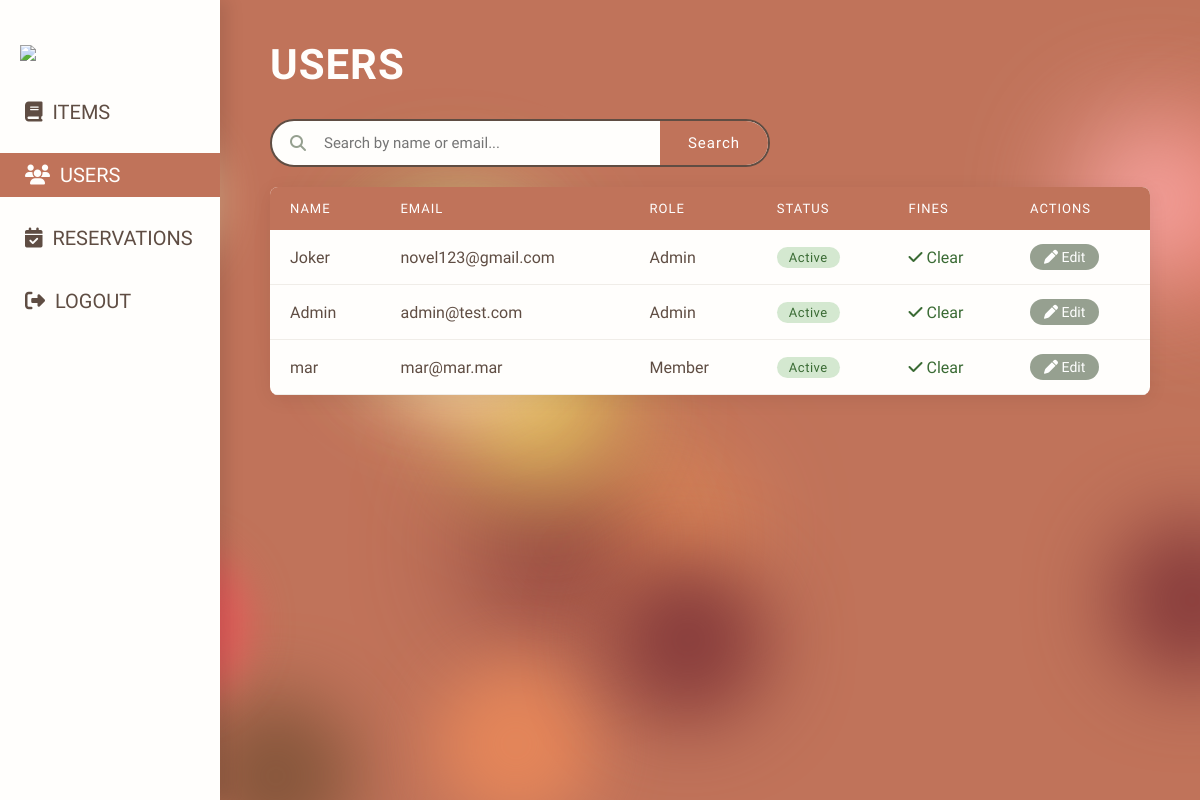
/admin/users (signed in), run on an earlier commit of the app's database.
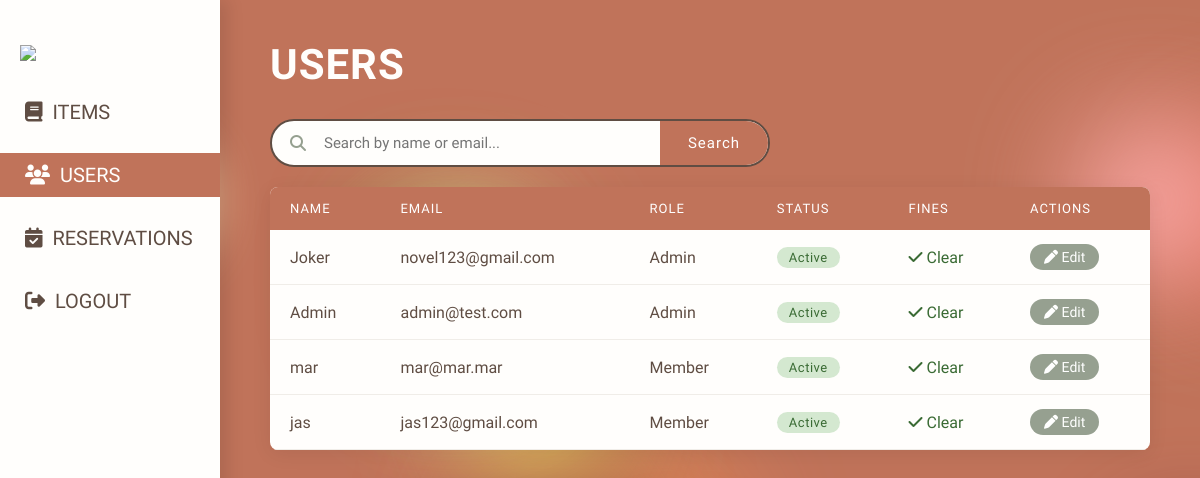
And on a later commit of the database.
### models/users.py (models this page shows, shortened)
class User(UserMixin, db.Model):
    __tablename__ = "users"
    id              = db.Column(db.Integer, primary_key=True)
    user_id         = db.Column(db.String(36), unique=True, nullable=False)
    name            = db.Column(db.String(80), nullable=False)
    email           = db.Column(db.String(150), unique=True, nullable=False)
    password        = db.Column(db.String(260), nullable=False)
    phone           = db.Column(db.String(20), nullable=True)
    added_on        = db.Column(db.DateTime, default=utcnow)
    role            = db.Column(db.Enum(UserRole), nullable=False)
    status          = db.Column(db.Enum(MemberStatus), nullable=True)
    member_since = db.Column(db.DateTime, nullable=  True)
    max_loanable_items = db.Column(db.Integer, nullable = True, default=4)
    max_loanable_computers = db.Column(db.Integer, nullable = True, default=1)
    permissions     = db.Column(db.JSON, nullable=True)
    __mapper_args__ = {
            'polymorphic_on':       role
        }

class Member(User):
    __mapper_args__ = {
        'polymorphic_identity': UserRole.MEMBER
    }

### app.py (the view)
@app.route('/admin/users')
@login_required
def admin_users():
    if current_user.get_role().value != 'Admin':
        abort(403)
    q = request.args.get('q', '')
    if q:
        users = User.query.filter(
            db.or_(User.name.ilike(f'%{q}%'), User.email.ilike(f'%{q}%'))
        ).all()
    else:
        users = User.query.all()
    return render_template('admin-users.html', users=users)

### app.py (called while the page is built)
@login_manager.user_loader
def load_user(user_id):
    return User.query.filter_by(user_id=user_id).first()

### models/users.py (called while the page is built)
    def get_role(self):
        return UserRole.ADMIN

### templates/admin-users.html (shortened to what this page needs)
{% extends "admin-layout.html" %}
{% block content %}
<div class="page-header">
    <h2 class="page-title">Users</h2>
</div>
<form method="GET" action="{{ url_for('admin_users') }}">
    <div class="search-bar">
        <i class="fas fa-search"></i>
        <input type="text" name="q" placeholder="Search by name or email..."
               value="{{ request.args.get('q', '') }}">
        <button type="submit">Search</button>
    </div>
</form>
<div class="card">
    {% if users %}
    <table>
        <thead>
            <tr>
                <th>Name</th>
                <th>Email</th>
                <th>Role</th>
                <th>Status</th>
                <th>Fines</th>
                <th>Actions</th>
            </tr>
        </thead>
        <tbody>
            {% for user in users %}
            <tr>
                <td>{{ user.name }}</td>
                <td>{{ user.email }}</td>
                <td>{{ user.role.value }}</td>
                <td>
                    {% if user.status and user.status.value == 'Suspended' %}
                        <span class="badge suspended">Suspended</span>
                    {% else %}
                        <span class="badge active">Active</span>
                    {% endif %}
                </td>
                <td>
                    {% if user.fines %}
                        {% set unpaid = user.fines | selectattr('status.value', 'equalto', 'Unpaid') | list %}
                        {% if unpaid %}
                            <span style="color: var(--admin-accent);">
                                <i class="fa-solid fa-triangle-exclamation"></i>
                                {{ unpaid | length }} unpaid
                            </span>
                        {% else %}
                            <span style="color: #3a6b34;">
                                <i class="fa-solid fa-check"></i> Clear
                            </span>
                        {% endif %}
                    {% else %}
                        <span style="color: #3a6b34;">
                            <i class="fa-solid fa-check"></i> Clear
                        {% endif %}
                    </span>
                </td>
                <td>
                    <button class="action-btn edit"
                            onclick="openEditModal(
                                '{{ user.user_id }}',
                                '{{ user.name }}',
                                '{{ user.email }}',
                                '{{ user.status.value if user.status else 'Active' }}',
                                {{ user.fines | selectattr('status.value', 'equalto', 'Unpaid') | list | length if user.fines else 0 }},
                                '{{ user.fines | selectattr('status.value', 'equalto', 'Unpaid') | map(attribute='fine_id') | first if user.fines and (user.fines | selectattr('status.value', 'equalto', 'Unpaid') | list) else '' }}'
                            )">
                        <i class="fa-solid fa-pen"></i> Edit
                    </button>
                </td>
            </tr>
            {% endfor %}
        </tbody>
    </table>
    {% else %}
    <div class="empty-state">
        <i class="fa-solid fa-users-slash"></i>
        No users found{% if request.args.get('q') %} for "{{ request.args.get('q') }}"{% endif %}.
    </div>
    {% endif %}
</div>
{% endblock %}

What changed in the data, as far as the page shows it:
added Member: name "jas", email "jas123@gmail.com", role.value "Member", status "Active", shows "Clear"
